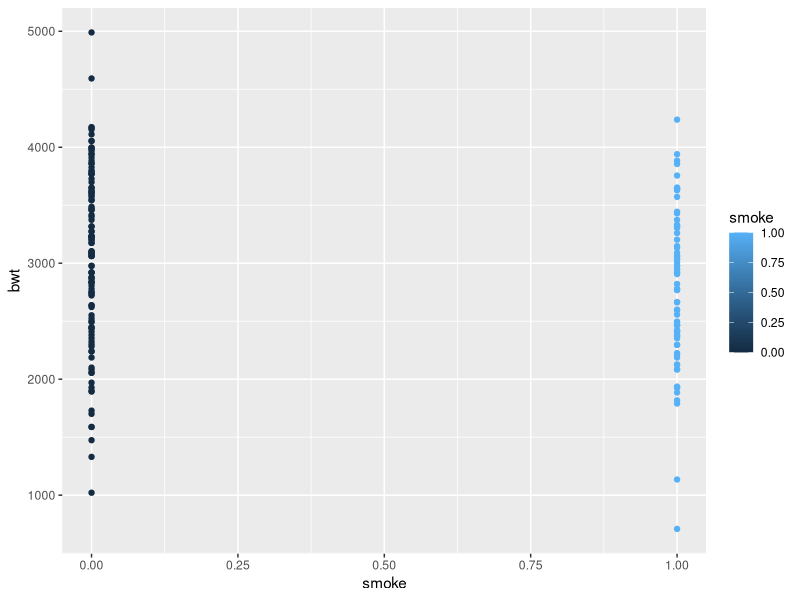

Source code (R):
# 2) A)  mean, median, mode, trimmed mean
#Unique ID : E7321008
x<-c(100, 95, 95, 90, 85, 75, 65, 60, 55)
mean(x)
median(x)
library(modeest)
mode=mfv(x)
print(mode)
#trimmed mean
mean(x,trim=0.5)


#2 b)
#Unique ID : E7321008
ch<-data.frame(Patient=c(1:15),
                  Before=c(9.1,8.0,7.7,10.0,9.6,7.9,9.0,7.1,8.3,9.6,8.2,9.2,7.3,8.5,9.5),
                  After=c(8.2,6.4,6.6,8.5,8.0,5.8,7.8,7.2,6.7,9.8,7.1,7.7,6.0,6.6,8.4))
View(ch)
#Median and the IQR of the cholesterol measurements for the patients BEFORE treatment
median(ch$Before)
IQR(ch$Before)
#Median and the IQR of the cholesterol measurements for the patients AFTER treatment
median(ch$After)
IQR(ch$After)


# 2) C)
#Unique ID : E7321008
#installing packages "ggpubr" and "rstatix" for hypothesis testing
install.packages("ggpubr")
library(ggpubr)
install.packages("rstatix")
library(rstatix)
#installing package "MASS" for the dataset 'birthwt'
install.packages("MASS")
library(MASS)
birthwt
#one way anova to do hypothesis testing because we use it to compare dependent and independent
#H0 : smoking mother has no impact on weight of the baby during birth
aov1=aov(birthwt$bwt~birthwt$smoke)
summary(aov1)
#null hypothesis is rejected because p-value is lesser than 0.05
#visualizing the plot
library(ggplot2)
library(tidyverse)
ggplot(birthwt,aes(x=smoke,y=bwt,col=smoke))+
  geom_point() 
#hence smoking mothers have impact on weight of the baby during birth
